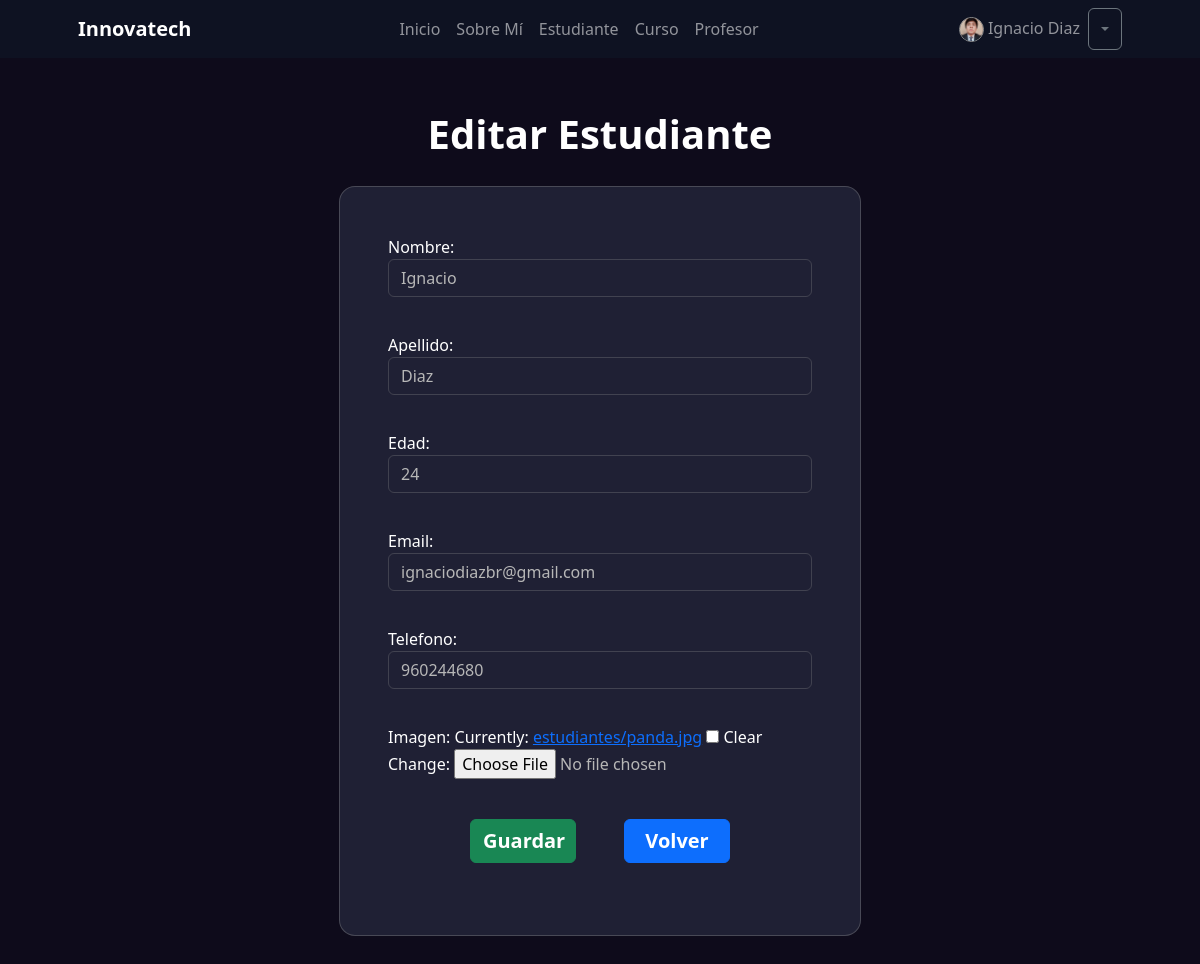
/estudiante/update/1 (signed in), run on an earlier commit of the app's database.
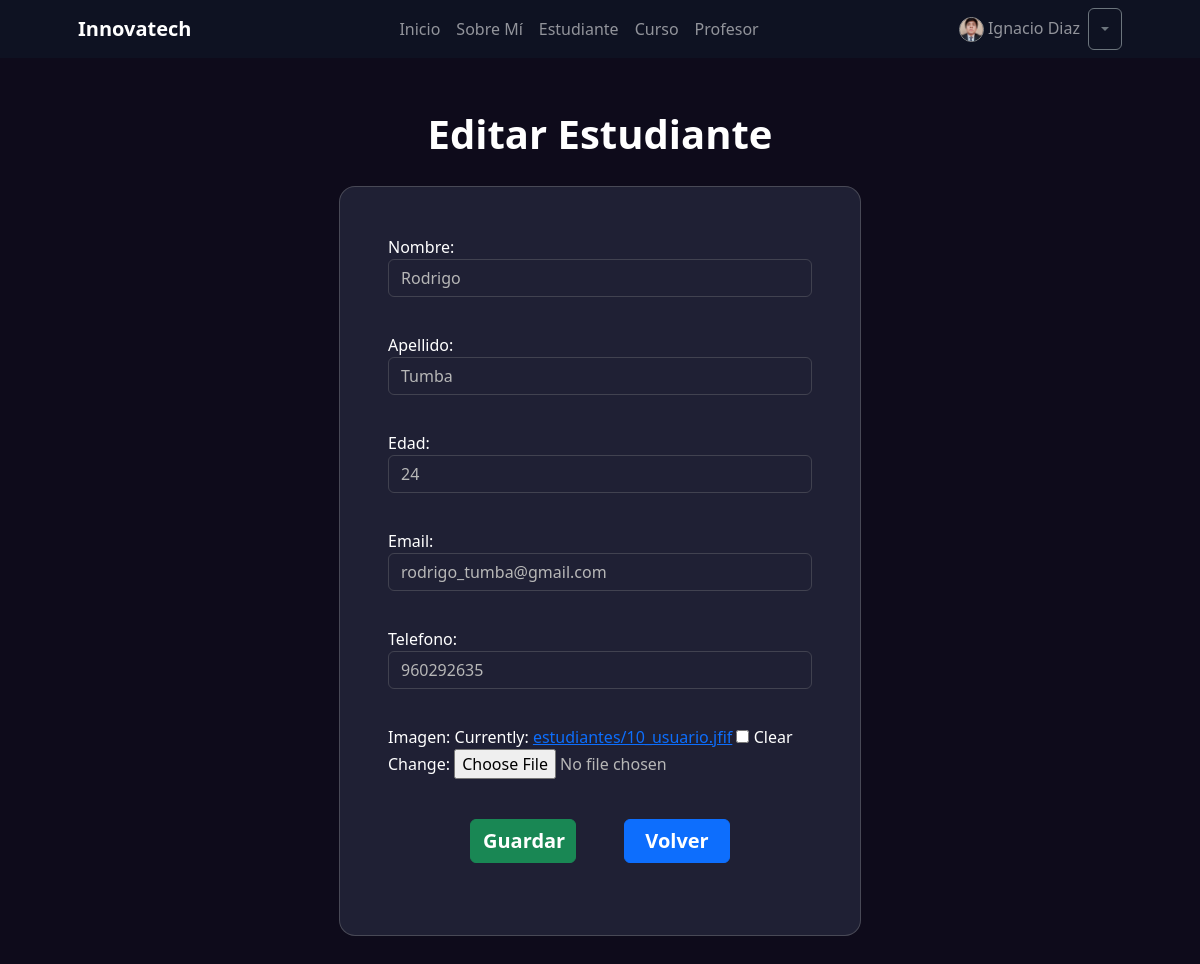
And on a later commit of the database.
### estudiante/models.py (models this page shows, shortened)
class Estudiante(models.Model):
    nombre = models.CharField(max_length=50)
    apellido = models.CharField(max_length=50)
    edad = models.IntegerField()
    email = models.EmailField()
    telefono = models.CharField(max_length=10)
    fecha_registro = models.DateTimeField(auto_now_add=True)
    imagen = models.ImageField(upload_to='estudiantes', null=True, blank=True)
    class Meta:
        verbose_name = 'Estudiante'
        verbose_name_plural = 'Estudiantes'

### estudiante/views.py (the view)
# urls.py: path("update/<int:pk>", views.EstudianteUpdate.as_view(), name="update"),
class EstudianteUpdate(UpdateView):
    model = models.Estudiante
    form_class = forms.EstudianteForm
    success_url = reverse_lazy('estudiante:list')

### estudiante/forms.py
class EstudianteForm(forms.ModelForm):
    class Meta:
        model = models.Estudiante
        fields = "__all__"
        widgets = {
            "nombre": forms.TextInput(attrs={"class": "form-control"}),
            "apellido": forms.TextInput(attrs={"class": "form-control"}),
            "edad": forms.NumberInput(attrs={"class": "form-control"}),
            "email": forms.EmailInput(attrs={"class": "form-control"}),
            "telefono": forms.TextInput(attrs={"class": "form-control"}),
        }

### estudiante/templates/estudiante/estudiante_form.html (shortened to what this page needs)
{% extends 'core/base.html' %}
{% block titulo %}
    {% if form.instance.pk %}
        Editar
    {% else %}
        Registrar
    {% endif %}
    Estudiante
{% endblock titulo %}
{% block contenido %}
<div class="d-flex justify-content-center ">
    <div class="rounded-4 p-5 mt-3 w-50" style="background: #1F2034; border: 1px solid #9b9b9b54;">
        <form action="" method="post" enctype="multipart/form-data">
            <div style="display: grid; grid-template-columns: repeat(1, 1fr); gap: 20px;" >
                {{ form.as_p }}
            </div>
            <div class="d-flex justify-content-center my-4 gap-5">
                <button type="submit" class="btn btn-success w-25 fs-5 fw-bold">Guardar</button>
                {% if form.instance.pk %}
                    <a href="{% url 'estudiante:list' %}" class="btn btn-primary w-25 fs-5 fw-bold ">Volver</a>
                {% else %}
                    <a href="{% url 'estudiante:home' %}" class="btn btn-primary w-25 fs-5 fw-bold ">Volver</a>
                {% endif %}
            </div>
        </form>
    </div>
</div>
{% endblock contenido %}

What changed in the data, as far as the page shows it:
changed Estudiante: nombre "Ignacio" → "Rodrigo"; apellido "Diaz" → "Tumba"; email "ignaciodiazbr@gmail.com" → "rodrigo_tumba@gmail.com"; telefono "960244680" → "960292635"
Also different on the page:
text no longer shown: "Nombre: Apellido: Edad: Email: Telefono: Imagen: Currently: estudiantes/panda.jpg Clear Change:"
text now shown: "Nombre: Apellido: Edad: Email: Telefono: Imagen: Currently: estudiantes/10_usuario.jfif Clear Change:"
